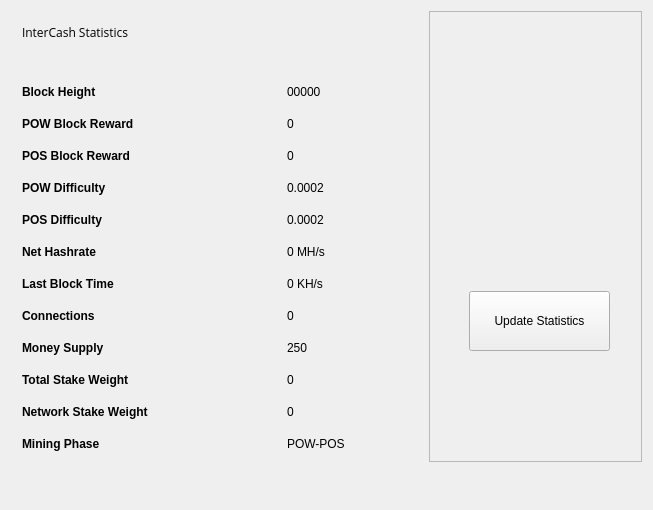
<?xml version="1.0" encoding="UTF-8"?>
<ui version="4.0">
 <class>StatisticsPage</class>
 <widget class="QWidget" name="StatisticsPage">
  <property name="windowModality">
   <enum>Qt::NonModal</enum>
  </property>
  <property name="geometry">
   <rect>
    <x>0</x>
    <y>0</y>
    <width>653</width>
    <height>510</height>
   </rect>
  </property>
  <property name="windowTitle">
   <string>Digging</string>
  </property>
  <property name="styleSheet">
   <string notr="true">font-family:'Open Sans, sans-serif';</string>
  </property>
  <layout class="QGridLayout" name="gridLayout">
   <property name="sizeConstraint">
    <enum>QLayout::SetMaximumSize</enum>
   </property>
   <item row="0" column="1">
    <widget class="QFrame" name="frame">
     <property name="minimumSize">
      <size>
       <width>213</width>
       <height>0</height>
      </size>
     </property>
     <property name="frameShape">
      <enum>QFrame::StyledPanel</enum>
     </property>
     <property name="frameShadow">
      <enum>QFrame::Raised</enum>
     </property>
     <widget class="QPushButton" name="startButton">
      <property name="geometry">
       <rect>
        <x>40</x>
        <y>280</y>
        <width>141</width>
        <height>60</height>
       </rect>
      </property>
      <property name="sizePolicy">
       <sizepolicy hsizetype="Fixed" vsizetype="Fixed">
        <horstretch>0</horstretch>
        <verstretch>0</verstretch>
       </sizepolicy>
      </property>
      <property name="minimumSize">
       <size>
        <width>120</width>
        <height>60</height>
       </size>
      </property>
      <property name="autoFillBackground">
       <bool>false</bool>
      </property>
      <property name="styleSheet">
       <string notr="true"/>
      </property>
      <property name="text">
       <string>Update Statistics</string>
      </property>
     </widget>
     <widget class="QLabel" name="label">
      <property name="geometry">
       <rect>
        <x>10</x>
        <y>10</y>
        <width>191</width>
        <height>191</height>
       </rect>
      </property>
      <property name="text">
       <string/>
      </property>
      <property name="pixmap">
       <pixmap resource="../bitcoin.qrc">:/icons/coinbg</pixmap>
      </property>
      <property name="scaledContents">
       <bool>true</bool>
      </property>
     </widget>
    </widget>
   </item>
   <item row="0" column="0">
    <widget class="QFrame" name="gridFrame_2">
     <layout class="QGridLayout" name="gridLayout_4">
      <item row="3" column="0">
       <layout class="QFormLayout" name="formLayout_2">
        <property name="fieldGrowthPolicy">
         <enum>QFormLayout::FieldsStayAtSizeHint</enum>
        </property>
        <property name="horizontalSpacing">
         <number>139</number>
        </property>
        <property name="verticalSpacing">
         <number>18</number>
        </property>
        <property name="rightMargin">
         <number>0</number>
        </property>
        <item row="1" column="0">
         <widget class="QLabel" name="label_14">
          <property name="text">
           <string>&lt;html&gt;&lt;head/&gt;&lt;body&gt;&lt;p&gt;&lt;span style=&quot; font-weight:600;&quot;&gt;Block Height&lt;/span&gt;&lt;/p&gt;&lt;/body&gt;&lt;/html&gt;</string>
          </property>
         </widget>
        </item>
        <item row="1" column="1">
         <widget class="QLabel" name="heightBox">
          <property name="text">
           <string>00000</string>
          </property>
         </widget>
        </item>
        <item row="2" column="0">
         <widget class="QLabel" name="label_12">
          <property name="text">
           <string>&lt;html&gt;&lt;head/&gt;&lt;body&gt;&lt;p&gt;&lt;span style=&quot; font-weight:600;&quot;&gt;POW Block Reward&lt;/span&gt;&lt;/p&gt;&lt;/body&gt;&lt;/html&gt;</string>
          </property>
         </widget>
        </item>
        <item row="2" column="1">
         <widget class="QLabel" name="rewardBox">
          <property name="text">
           <string>0</string>
          </property>
         </widget>
        </item>
        <item row="3" column="0">
         <widget class="QLabel" name="label_17">
          <property name="text">
           <string>&lt;html&gt;&lt;head/&gt;&lt;body&gt;&lt;p&gt;&lt;span style=&quot; font-weight:600;&quot;&gt;POS Block Reward&lt;/span&gt;&lt;/p&gt;&lt;/body&gt;&lt;/html&gt;</string>
          </property>
         </widget>
        </item>
        <item row="3" column="1">
         <widget class="QLabel" name="posrewardBox">
          <property name="text">
           <string>0</string>
          </property>
         </widget>
        </item>
        <item row="4" column="0">
         <widget class="QLabel" name="label_13">
          <property name="text">
           <string>&lt;html&gt;&lt;head/&gt;&lt;body&gt;&lt;p&gt;&lt;span style=&quot; font-weight:600;&quot;&gt;POW Difficulty&lt;/span&gt;&lt;/p&gt;&lt;/body&gt;&lt;/html&gt;</string>
          </property>
         </widget>
        </item>
        <item row="4" column="1">
         <widget class="QLabel" name="diffBox">
          <property name="text">
           <string>0.0002</string>
          </property>
         </widget>
        </item>
        <item row="5" column="0">
         <widget class="QLabel" name="label_9">
          <property name="text">
           <string>&lt;html&gt;&lt;head/&gt;&lt;body&gt;&lt;p&gt;&lt;span style=&quot; font-weight:600;&quot;&gt;POS Difficulty&lt;/span&gt;&lt;/p&gt;&lt;/body&gt;&lt;/html&gt;</string>
          </property>
         </widget>
        </item>
        <item row="5" column="1">
         <widget class="QLabel" name="diffBox2">
          <property name="text">
           <string>0.0002</string>
          </property>
         </widget>
        </item>
        <item row="6" column="1">
         <widget class="QLabel" name="pawrateBox">
          <property name="text">
           <string>0 MH/s</string>
          </property>
         </widget>
        </item>
        <item row="7" column="0">
         <widget class="QLabel" name="label3_2">
          <property name="sizePolicy">
           <sizepolicy hsizetype="Preferred" vsizetype="Maximum">
            <horstretch>0</horstretch>
            <verstretch>0</verstretch>
           </sizepolicy>
          </property>
          <property name="text">
           <string>&lt;html&gt;&lt;head/&gt;&lt;body&gt;&lt;p&gt;&lt;span style=&quot; font-weight:600;&quot;&gt;Last Block Time&lt;/span&gt;&lt;/p&gt;&lt;/body&gt;&lt;/html&gt;</string>
          </property>
         </widget>
        </item>
        <item row="7" column="1">
         <widget class="QLabel" name="localBox">
          <property name="text">
           <string>0 KH/s</string>
          </property>
         </widget>
        </item>
        <item row="8" column="0">
         <widget class="QLabel" name="label1_2">
          <property name="text">
           <string>&lt;html&gt;&lt;head/&gt;&lt;body&gt;&lt;p&gt;&lt;span style=&quot; font-weight:600;&quot;&gt;Connections&lt;/span&gt;&lt;/p&gt;&lt;/body&gt;&lt;/html&gt;</string>
          </property>
         </widget>
        </item>
        <item row="8" column="1">
         <widget class="QLabel" name="connectionBox">
          <property name="text">
           <string>0</string>
          </property>
         </widget>
        </item>
        <item row="9" column="0">
         <widget class="QLabel" name="label_8">
          <property name="text">
           <string>&lt;html&gt;&lt;head/&gt;&lt;body&gt;&lt;p&gt;&lt;span style=&quot; font-weight:600;&quot;&gt;Money Supply&lt;/span&gt;&lt;/p&gt;&lt;/body&gt;&lt;/html&gt;</string>
          </property>
         </widget>
        </item>
        <item row="9" column="1">
         <widget class="QLabel" name="volumeBox">
          <property name="text">
           <string>250</string>
          </property>
         </widget>
        </item>
        <item row="10" column="0">
         <widget class="QLabel" name="label_10">
          <property name="text">
           <string>&lt;html&gt;&lt;head/&gt;&lt;body&gt;&lt;p&gt;&lt;span style=&quot; font-weight:600;&quot;&gt;Total Stake Weight&lt;/span&gt;&lt;/p&gt;&lt;/body&gt;&lt;/html&gt;</string>
          </property>
         </widget>
        </item>
        <item row="10" column="1">
         <widget class="QLabel" name="minBox">
          <property name="text">
           <string>0</string>
          </property>
         </widget>
        </item>
        <item row="11" column="0">
         <widget class="QLabel" name="label_11">
          <property name="text">
           <string>&lt;html&gt;&lt;head/&gt;&lt;body&gt;&lt;p&gt;&lt;span style=&quot; font-weight:600;&quot;&gt;Network Stake Weight&lt;/span&gt;&lt;/p&gt;&lt;/body&gt;&lt;/html&gt;</string>
          </property>
         </widget>
        </item>
        <item row="11" column="1">
         <widget class="QLabel" name="maxBox">
          <property name="text">
           <string>0</string>
          </property>
         </widget>
        </item>
        <item row="12" column="0">
         <widget class="QLabel" name="label_15">
          <property name="text">
           <string>&lt;html&gt;&lt;head/&gt;&lt;body&gt;&lt;p&gt;&lt;span style=&quot; font-weight:600;&quot;&gt;Mining Phase&lt;/span&gt;&lt;/p&gt;&lt;/body&gt;&lt;/html&gt;</string>
          </property>
         </widget>
        </item>
        <item row="12" column="1">
         <widget class="QLabel" name="cBox">
          <property name="text">
           <string>POW-POS</string>
          </property>
         </widget>
        </item>
        <item row="6" column="0">
         <widget class="QLabel" name="label_16">
          <property name="text">
           <string>&lt;html&gt;&lt;head/&gt;&lt;body&gt;&lt;p&gt;&lt;span style=&quot; font-weight:600;&quot;&gt;Net Hashrate&lt;/span&gt;&lt;/p&gt;&lt;/body&gt;&lt;/html&gt;</string>
          </property>
         </widget>
        </item>
       </layout>
      </item>
      <item row="1" column="0">
       <layout class="QHBoxLayout" name="horizontalLayout_4">
        <property name="spacing">
         <number>7</number>
        </property>
        <item>
         <widget class="QLabel" name="label_5">
          <property name="font">
           <font>
            <family>Open Sans, sans-serif</family>
           </font>
          </property>
          <property name="text">
           <string>InterCash Statistics</string>
          </property>
         </widget>
        </item>
        <item>
         <spacer name="horizontalSpacer_2">
          <property name="orientation">
           <enum>Qt::Horizontal</enum>
          </property>
          <property name="sizeHint" stdset="0">
           <size>
            <width>40</width>
            <height>20</height>
           </size>
          </property>
         </spacer>
        </item>
       </layout>
      </item>
      <item row="2" column="0">
       <spacer name="verticalSpacer_2">
        <property name="orientation">
         <enum>Qt::Vertical</enum>
        </property>
        <property name="sizeHint" stdset="0">
         <size>
          <width>20</width>
          <height>40</height>
         </size>
        </property>
       </spacer>
      </item>
     </layout>
    </widget>
   </item>
   <item row="1" column="0">
    <spacer name="verticalSpacer">
     <property name="orientation">
      <enum>Qt::Vertical</enum>
     </property>
     <property name="sizeHint" stdset="0">
      <size>
       <width>20</width>
       <height>40</height>
      </size>
     </property>
    </spacer>
   </item>
  </layout>
 </widget>
 <layoutdefault spacing="6" margin="11"/>
 <resources>
  <include location="../bitcoin.qrc"/>
 </resources>
 <connections/>
</ui>
